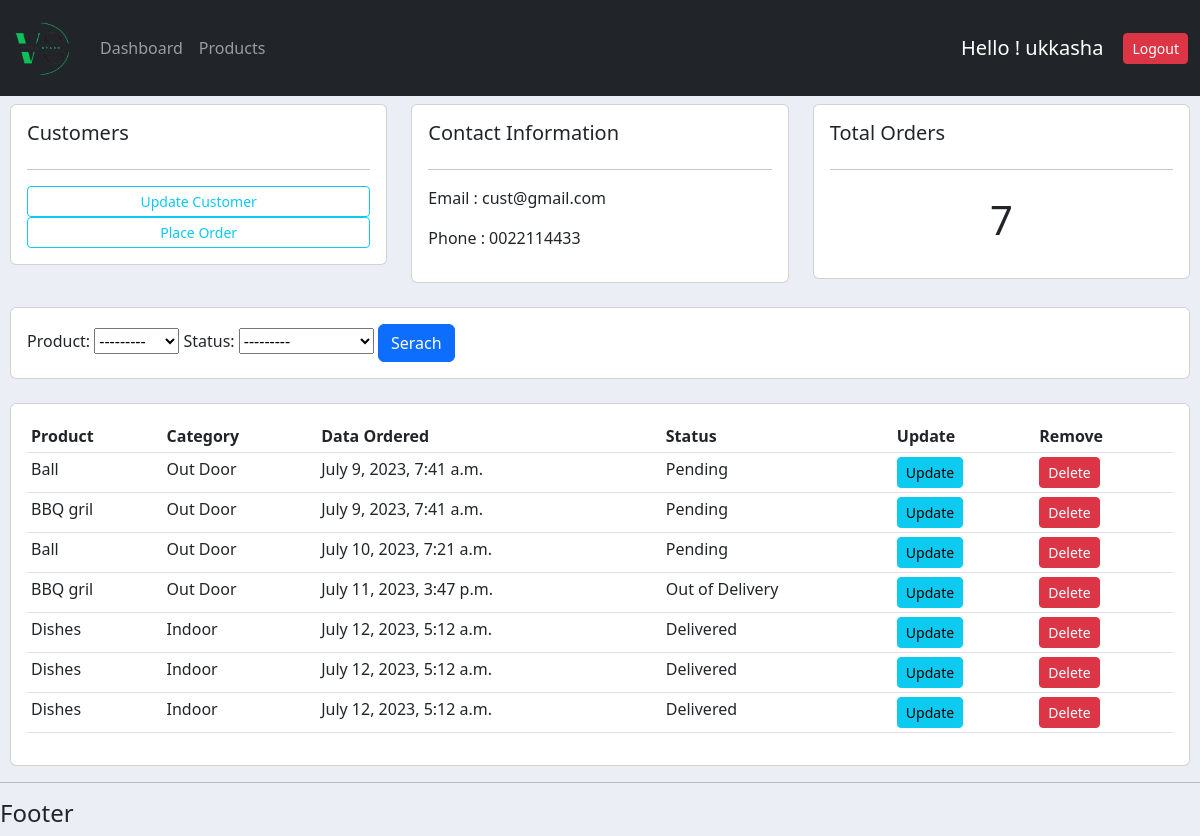
Page /customer/1 (signed in) on the committed database.
### account/models.py (models this page shows, shortened)
class Customer(models.Model):
    name = models.CharField(max_length=100, null=True)
    phone = models.CharField(max_length=100, null=True)
    email = models.CharField(max_length=100, null=True)
    date_created = models.DateTimeField(auto_now_add=True, null=True)

class Order(models.Model):
    STATUS = (
        ('Pending','Pending'),
        ('Out of Delivery','Out of Delivery'),
        ('Delivered','Delivered'),
              )
    customer = models.ForeignKey(Customer, null=True, on_delete=models.SET_NULL)
    product = models.ForeignKey(Procuts, null=True, on_delete=models.SET_NULL)
    status = models.CharField(max_length=100, null=True, choices=STATUS)
    date_created = models.DateTimeField(auto_now_add=True, null=True)

class Procuts(models.Model):
    CATEGORY = (
        ('Indoor','Indoor'),
        ('Out Door','Out Door')
              )
    name = models.CharField(max_length=100, null=True)
    price = models.FloatField(null=True)
    category = models.CharField(max_length=100, null=True, choices=CATEGORY)
    description = models.CharField(max_length=100, null=True)
    date_created = models.DateTimeField(auto_now_add=True, null=True)
    tag = models.ManyToManyField(Tag)
    def __str__(self):
        return self.name

### account/views.py (the view)
# urls.py: path('customer/<str:pk_test>', views.customer, name='customer'),
@login_required(login_url='loginPage')
def customer(request, pk_test):
    customer = Customer.objects.get(id=pk_test)
    order = customer.order_set.all()
    total_order = order.count()
    myFilter = OrderFilter(request.GET, queryset=order)
    order = myFilter.qs
    context = {'customer':customer, 'order':order, 'total_order':total_order, 'myFilter':myFilter}
    return render(request, 'account/customer.html',context)

### account/templates/account/customer.html (shortened to what this page needs)
{% extends 'account/main.html' %}
{% block content %}
<div class="row">
  <div class="col-md">
    <div class="card card-body">
      <h5>Customers</h5>
      <hr />
      <a class="btn btn-outline-info btn-sm btn-block" href=""
        >Update Customer</a
      >
      <a
        class="btn btn-outline-info btn-sm btn-block"
        href="{% url 'create_order' customer.id %}"
        >Place Order</a
      >
    </div>
  </div>
  <div class="col-md">
    <div class="card card-body">
      <h5>Contact Information</h5>
      <hr />
      <p>Email : {{customer.email}}</p>
      <p>Phone : {{customer.phone}}</p>
    </div>
  </div>
  <div class="col-md">
    <div class="card card-body">
      <h5>Total Orders</h5>
      <hr />
      <h1 style="text-align: center; padding: 10px">{{total_order}}</h1>
    </div>
  </div>
</div>
<br />
<div class="row">
  <div class="col">
    <div class="card card-body">
      <form method="get">
        {{myFilter.form}}
        <button class="btn btn-primary" type="submit">Serach</button>
      </form>
    </div>
  </div>
</div>
<br />
<div class="row">
  <div class="col">
    <div class="card card-body">
      <table class="table table-sm">
        <tr>
          <th>Product</th>
          <th>Category</th>
          <th>Data Ordered</th>
          <th>Status</th>
          <th>Update</th>
          <th>Remove</th>
        </tr>
        {% for order in order %}
        <tr>
          <td>{{order.product}}</td>
          <td>{{order.product.category}}</td>
          <td>{{order.date_created}}</td>
          <td>{{order.status}}</td>
          <td>
            <a
              class="btn btn-sm btn-info"
              href="{% url 'update_order' order.id %}"
              >Update</a
            >
          </td>
          <td>
            <a
              class="btn btn-sm btn-danger"
              href="{% url 'delete_order' order.id %}"
              >Delete</a
            >
          </td>
        </tr>
        {% endfor %}
      </table>
    </div>
  </div>
</div>
{% endblock content %}

### account/templates/account/navbar.html (shortened to what this page needs)
{% load static %}
<nav class="navbar navbar-expand-lg bg-dark navbar-dark">
  <img class="logoimg" src="{% static 'images/logo.png' %}" />
  <div class="container-fluid">
    <div class="collapse navbar-collapse" id="navbarNav">
      <ul class="navbar-nav">
        <li class="nav-item">
          <a class="nav-link" href="{% url 'home' %}">Dashboard</a>
        </li>
        <li class="nav-item">
          <a class="nav-link" href="{% url 'products' %}">Products</a>
        </li>
      </ul>
    </div>
    <span class="userr">Hello ! {{request.user}}</span>
    <a class="btn btn-sm btn-danger" href="{% url 'logoutUser' %}">Logout</a>
  </div>
</nav>

### static/css/main.css (style rules this page uses)
.logoimg { width: 80px; }
body { background-color: #ebeff5; overflow-x: hidden; }

### account/templates/account/navbar.html (style rules this page uses)
.userr { font-size: 20px; color: #fff; margin-right: 20px; }

### rows in the picture
Customer: email "cust@gmail.com", phone "0022114433"
Order: product "Ball", product.category "Out Door", date_created "July 9, 2023, 7:41 a.m.", status "Pending"
Order: product "BBQ gril", product.category "Out Door", date_created "July 9, 2023, 7:41 a.m.", status "Pending"
Order: product "Ball", product.category "Out Door", date_created "July 10, 2023, 7:21 a.m.", status "Pending"
Order: product "BBQ gril", product.category "Out Door", date_created "July 11, 2023, 3:47 p.m.", status "Out of Delivery"
Order: product "Dishes", product.category "Indoor", date_created "July 12, 2023, 5:12 a.m.", status "Delivered"
Order: product "Dishes", product.category "Indoor", date_created "July 12, 2023, 5:12 a.m.", status "Delivered"
Order: product "Dishes", product.category "Indoor", date_created "July 12, 2023, 5:12 a.m.", status "Delivered"

### other values in the picture
{{ request.user }} "ukkasha"
{{ total_order }} "7"
